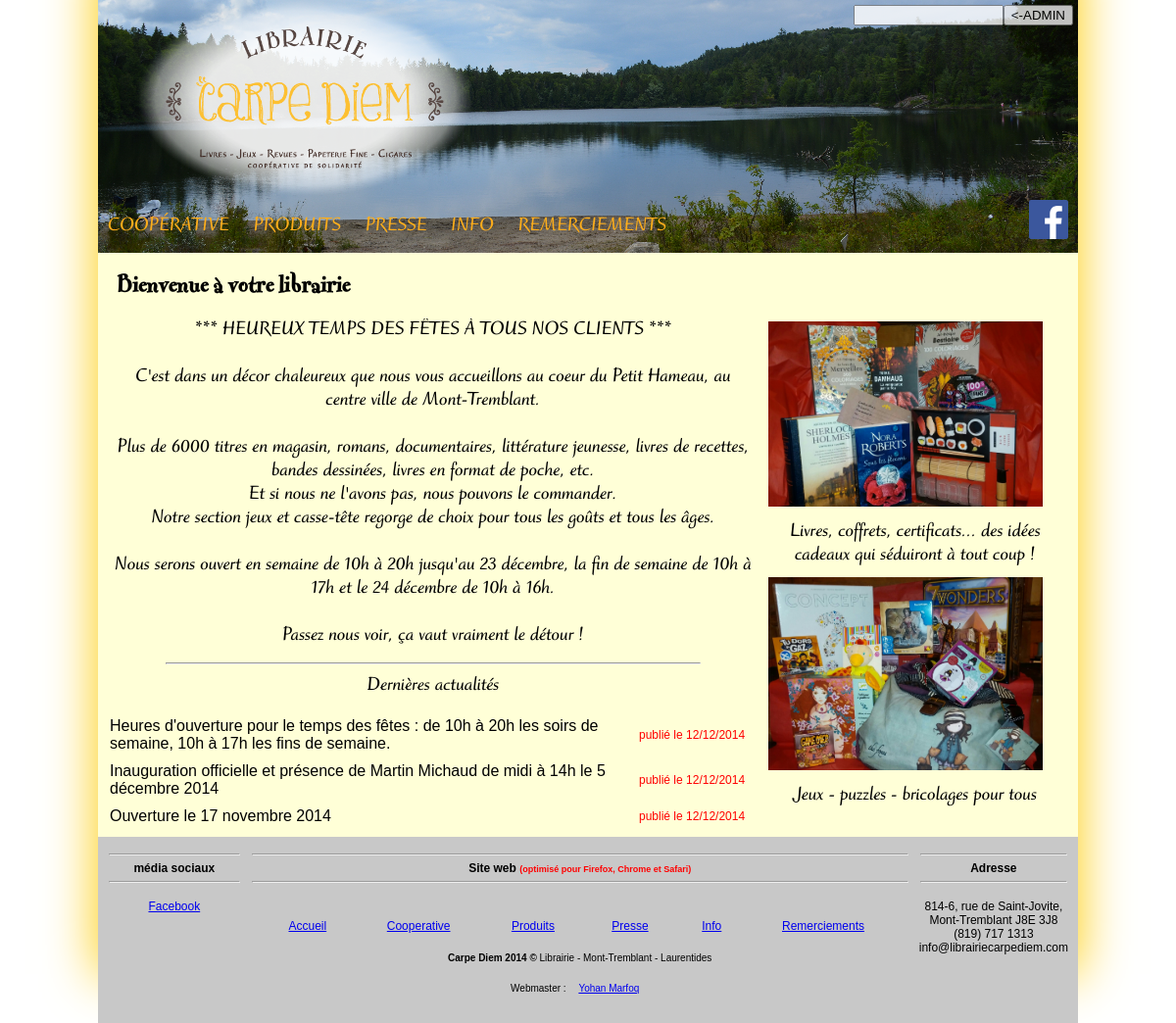
/accueil, run on the app's committed database.
### tables this page shows
CREATE TABLE descriptions (
					id INTEGER PRIMARY KEY, 
                    type TEXT, 
                    text TEXT);

CREATE TABLE actus (
					id INTEGER PRIMARY KEY, 
                    date TEXT, 
                    text TEXT);

CREATE TABLE photos (
					id INTEGER PRIMARY KEY,
					legende TEXT,
                    photo TEXT);

### accueil/index.php (the view, shortened to what this page needs)
<!DOCTYPE html>
<html lang=en>
<head>
<?php
	include("../header.php");
?>
	<h1> Bienvenue à votre librairie</h1>
	<table>
		<tr>
	<td width=680 valign=top>
		<div id="resume">
			<p>
				<?php
$resume = $db->query('SELECT text FROM descriptions WHERE type="resume";')->fetch();
if($_SESSION['admin']){echo "<form method='post' action='../admin/modifier/description.php'>
			<input type='hidden' name='type' value='resume'>
			<textarea name='text' rows=10>".$resume['text']."</textarea>
			<input type='submit' value='Enregistrer les modifications'>
		</form>";}
else{ echo nl2br(html_entity_decode(stripslashes($resume['text'])));}
?>
			</p>
		</div>
		<hr width=80%>
		<h2>Dernières actualités</h2>
		<table cellspacing=10>
<?php
$actus = $db->query('SELECT * FROM actus ORDER BY id DESC LIMIT 5;')->fetchAll();
foreach($actus as $donnee){
	echo "<tr width=100%>
				<td >".$donnee['text']."</td>
				<td width=120 class='close'>publié le ".$donnee['date']."</td>";
	echo "</tr>";
}
?>
		</table>
	</td>
	<td width=300>
	<?php
	$photos = $db->query('SELECT * FROM photos ORDER BY id DESC LIMIT 2;')->fetchAll();
foreach($photos as $donnee){
	echo "<img src='../admin/".$donnee['photo']."' width=280>";
	if($_SESSION['admin']){
		echo "<form method='post' action='../admin/modifier/photo.php' enctype='multipart/form-data'>
						<input type='text' name='legende' value='".$donnee['legende']."'>
						<input type='hidden' name='id' value='".$donnee['id']."'>
						<input type='hidden' name='MAX_FILE_SIZE' value='12000000' />
						<input type='file' name='photo'/>
						<input type='submit' value='modifier'>
					</form>";
	}
	else{echo "<h2>".$donnee['legende']."</h2>";}
}
?>
	</td>
	</tr>
	</table>
	<?php include("../footer.php") ?>
</section>
</body
</html>

### style.css (style rules this page uses)
hltm, body, nav, a, p, div, section, article, aside, li, ul, td, tr, table,h1,h2,h3 { margin:0; padding:0; }
body { font-size: 15px/22px; font-family: 'arial'; font-style: normal; background:url(''); background-size:cover; }
h1 { position:relative; top:20px; left:20px; margin-bottom:20px; height:30px; width:100%; text-align:left; display:inline-block; font-family:'Fontesque'; font-size:25px; font-weight:bold; }
h2 { text-align:center; margin:10px; font-size:20px; font-family:'ruzicka'; font-size:20px; }
.close { font-size:12px; color:red; }

### accueil/index.php (style rules this page uses)
#resume { text-align:center; overflow:hidden; margin:15px; font: 20px 'ruzicka', sans-serif; }

### data on the page
descriptions: text "*** HEUREUX TEMPS DES FÊTES À TOUS NOS CLIENTS *** C'est dans un décor chaleureux que nous vous accueillons au coeur du Petit Hameau, au centre ville de Mont-Tremblant. Plus de 6000 titres en magasin, romans, documentaires, littérature jeunesse, livres de recettes, bandes dessinées, livres en format de poche, etc. Et si nous ne l'avons pas, nous pouvons le commander. Notre section jeux et casse-tête regorge de choix pour tous les goûts et tous les âges. Nous serons ouvert en semaine de 10h à 20h jusqu'au 23 décembre, la fin de semaine de 10h à 17h et le 24 décembre de 10h à 16h. Passez nous voir, ça vaut vraiment le détour !"
actus: text "Heures d'ouverture pour le temps des fêtes : de 10h à 20h les soirs de semaine, 10h à 17h les fins de semaine.", date "12/12/2014"
actus: text "Inauguration officielle et présence de Martin Michaud de midi à 14h le 5 décembre 2014", date "12/12/2014"
actus: text "Ouverture le 17 novembre 2014", date "12/12/2014"
photos: photo (picture), legende "Livres, coffrets, certificats... des idées cadeaux qui séduiront à tout coup !"
photos: photo (picture), legende "Jeux - puzzles - bricolages pour tous"
